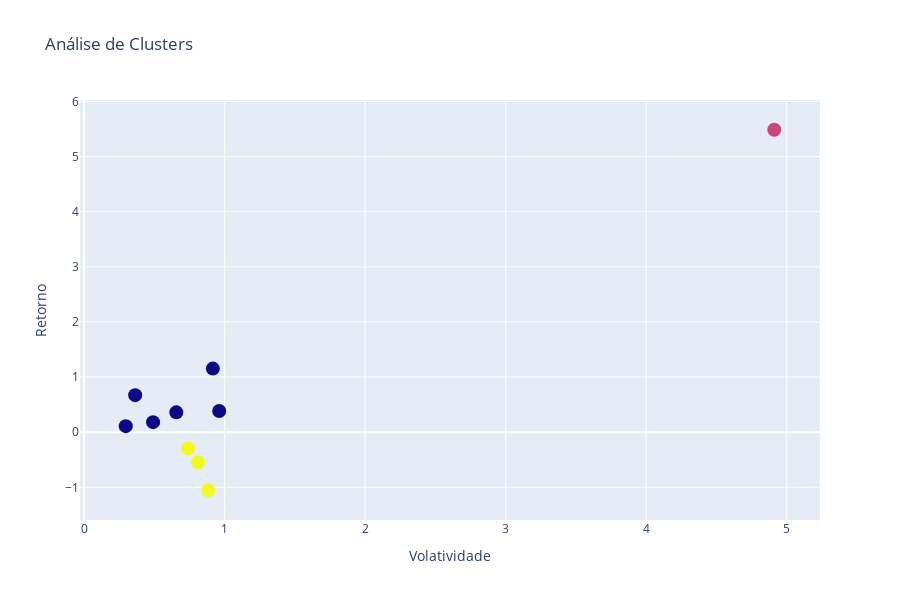

Here is the notebook cell this chart was saved with:
### Markdown cell above
### Visualizando clusters de ativos
***

### Code cell
fig = make_subplots(rows = 1, cols = 1,
                    shared_xaxes = True,
                    vertical_spacing = 0.08)

fig.add_trace(go.Scatter( x = analise_ativos["volatividade"], 
                          y = analise_ativos["retorno"],
                          name = "", mode = "markers",
                          text = analise_ativos['Ativo'],
                          marker = dict(size = 14, color = analise_ativos["cluster"])
                        )
              )

fig.update_layout( height = 600, width = 900,
                   title_text = "Análise de Clusters",               
                   xaxis_title = "Volatividade",
                   yaxis_title = "Retorno"               
                 )


fig.show()

### Figure 1 — Plotly figure (JSON) as saved in the notebook; plotly's stock layout.template omitted (floating-point values rounded to 4 significant figures)
{"data": [{"marker": {"color": [0, 2, 2, 1, 2, 0, 0, 0, 0, 0], "size": 14}, "mode": "markers", "name": "", "text": ["AAPL", "AMZN", "GOOG", "IBM", "INTC", "META", "MSFT", "NVDA", "ORCL", "TSLA"], "type": "scatter", "x": [0.2965, 0.7392, 0.8104, 4.911, 0.8835, 0.3635, 0.9163, 0.9614, 0.4909, 0.6562], "y": [0.1093, -0.2969, -0.5479, 5.486, -1.054, 0.6719, 1.153, 0.3828, 0.1821, 0.3599]}], "layout": {"height": 600, "title": {"text": "Análise de Clusters"}, "width": 900, "xaxis": {"anchor": "y", "domain": [0, 1], "title": {"text": "Volatividade"}}, "yaxis": {"anchor": "x", "domain": [0, 1], "title": {"text": "Retorno"}}}}
